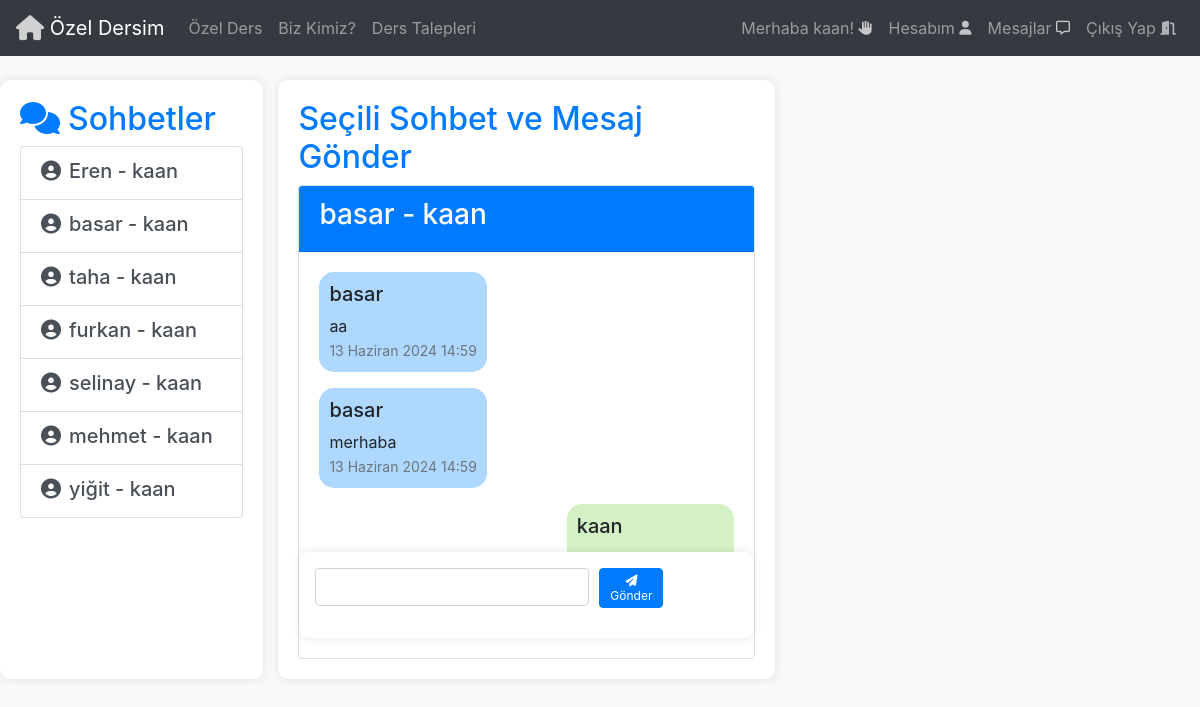
The page /sohbet_detay/3 (signed in) on the database as committed earlier.
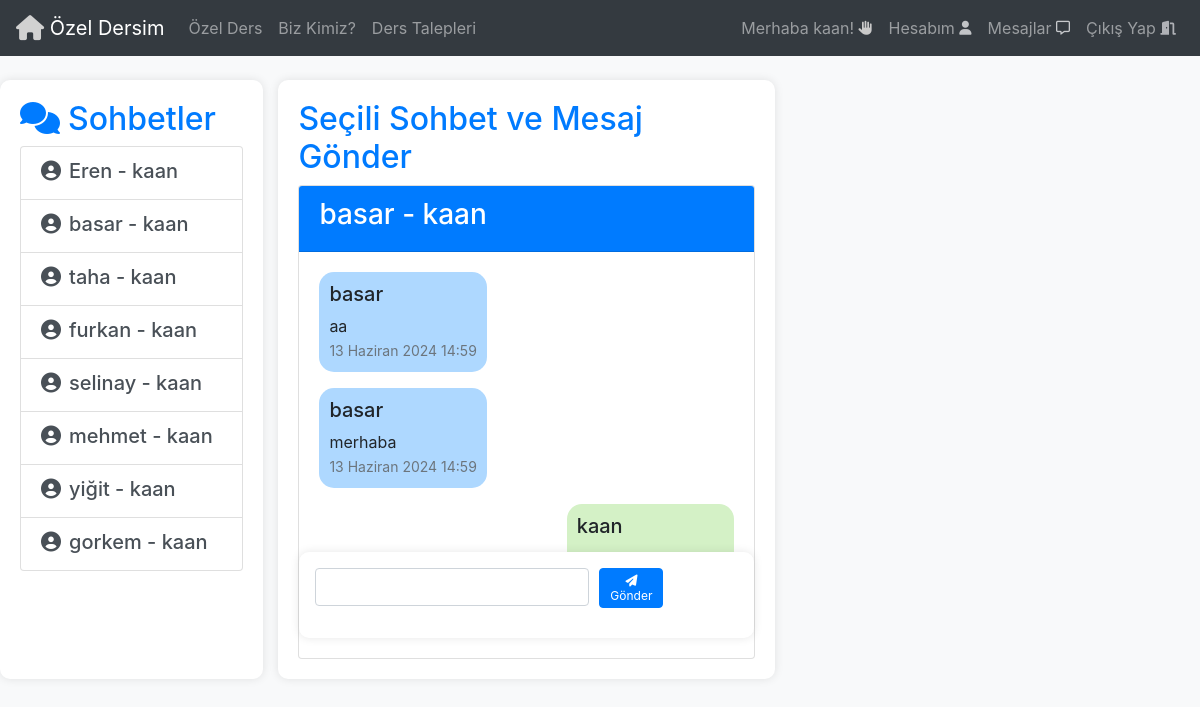
The same page on the database as committed later.
### Base/models.py (models this page shows, shortened)
class Sohbet(models.Model):
  user1 = models.ForeignKey(User, on_delete=models.CASCADE, related_name='user1_sohbet')
  user2 = models.ForeignKey(User, on_delete=models.CASCADE,related_name='user2_sohbet')
  def __str__(self):
        return f'{self.user1.username} - {self.user2.username}'

class Mesaj(models.Model):
  gönderen = models.ForeignKey(User, on_delete=models.CASCADE, related_name='gönderilen_mesajlar')
  alici = models.ForeignKey(User, on_delete=models.CASCADE, null=True,blank=True,default=None,related_name='alınan_mesajlar')
  tarih = models.DateTimeField(auto_now_add=True)
  icerik = models.CharField(max_length=200)
  sohbet = models.ForeignKey(Sohbet, on_delete=models.CASCADE,related_name='messages')

### Base/views.py (the view)
# urls.py: path('sohbet_detay/<str:pk>',views.sohbet_detay,name='SohbetDetay'),
def sohbet_detay(request,pk):
   user = request.user
   sohbetler = Sohbet.objects.filter(user1=user) | Sohbet.objects.filter(user2=user)
   secili_sohbet = Sohbet.objects.get(id=pk)
   mesajlar = Mesaj.objects.filter(sohbet=secili_sohbet)
   if request.method == 'POST':
      mesajform = MessageForm(request.POST)
      if mesajform.is_valid():
         yeni_mesaj = mesajform.save(commit=False)
         if yeni_mesaj.icerik.strip():
             yeni_mesaj.gönderen = user
             yeni_mesaj.sohbet = secili_sohbet
             yeni_mesaj.save()
             mesajlar = Mesaj.objects.filter(sohbet=secili_sohbet)
   else:
      mesajform = MessageForm()
   context = {'sohbetler' : sohbetler, 'secili_sohbet' : secili_sohbet, 'mesajlar' : mesajlar, 'mesajform' : mesajform}
   return render(request,'mesaj.html',context)

### Base/formlar.py
class MessageForm(forms.ModelForm):
    icerik = forms.CharField(label='Mesaj', widget=forms.TextInput(attrs={'class': 'form-control'}))
    class Meta:
        model = Mesaj
        fields = ['icerik']

### Templates/mesaj.html (shortened to what this page needs)
{% include 'navbar.html' %}
<!DOCTYPE html>
<html lang="tr">
<head>
    <link rel="stylesheet" href="https://cdn.jsdelivr.net/npm/bootstrap@4.6.2/dist/css/bootstrap.min.css" />
    <link rel="stylesheet" href="https://cdnjs.cloudflare.com/ajax/libs/font-awesome/6.5.2/css/all.min.css" />
</head>
<body>
    <div class="container chat-container mt-4">
        <div class="row">
            <div class="col-md-4 sidebar">
                <h2><i class="fas fa-comments mr-2"></i>Sohbetler</h2>
                <div class="list-group">
                    {% for sohbet in sohbetler %}
                    <a href="{% url 'SohbetDetay' sohbet.id %}" class="list-group-item list-group-item-action">
                        <div class="d-flex w-100 justify-content-between">
                            <h5 class="mb-1">
                                <i class="fas fa-user-circle mr-2"></i>{{ sohbet }}
                            </h5>
                        </div>
                    </a>
                    {% endfor %}
                </div>
            </div>
            <div class="col-md-8">
                <div class="main-content">
                    <h2>Seçili Sohbet ve Mesaj Gönder</h2>
                    {% if secili_sohbet %}
                    <div class="card">
                        <div class="card-header">
                            <h3>{{ secili_sohbet }}</h3>
                        </div>
                        <div class="card-body" id="chat-messages">
                            {% for mesaj in mesajlar %}
                            <div class="media mb-3 {% if mesaj.gönderen == user %}balloon-right{% else %}balloon-left{% endif %}">
                                <div class="media-body">
                                    <h5 class="mt-0">{{ mesaj.gönderen }}</h5>
                                    {{ mesaj.icerik }}
                                    <br>
                                    <small class="text-muted">{{ mesaj.tarih }}</small>
                                </div>
                            </div>
                            {% endfor %}
                        </div>
                        <div class="chat-form p-3">
                            <form method="POST" class="d-flex">
                                <div class="form-group flex-grow-1">
                                    {{ mesajform.icerik }}
                                </div>
                                <button type="submit" class="btn btn-primary btn-send">
                                    <i class="fas fa-paper-plane"></i> Gönder
                                </button>
                            </form>
                        </div>
                    </div>
                    {% else %}
                    <div class="card">
                        <div class="card-body">
                            <p>Lütfen Bir Sohbet Seçin</p>
                        </div>
                    </div>
                    {% endif %}
                </div>
            </div>
        </div>
    </div>
</body>
</html>

Rows that differ between the two databases and show on the page:
added Sohbet: user1+user2 "gorkem - kaan"
